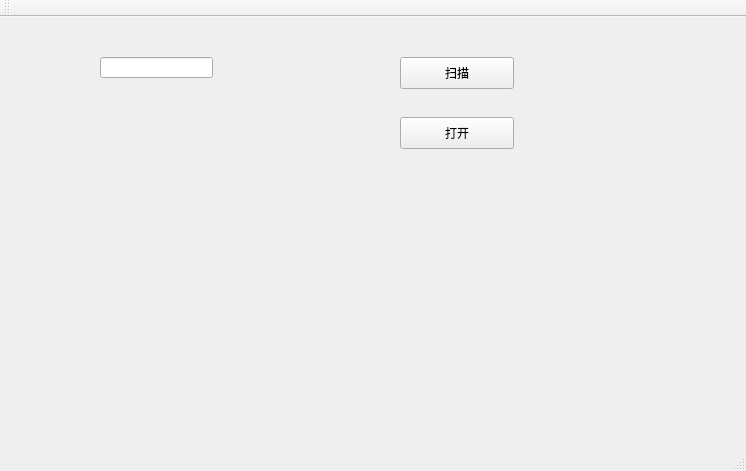
<?xml version="1.0" encoding="UTF-8"?>
<ui version="4.0">
 <class>MainWindow</class>
 <widget class="QMainWindow" name="MainWindow">
  <property name="geometry">
   <rect>
    <x>0</x>
    <y>0</y>
    <width>746</width>
    <height>471</height>
   </rect>
  </property>
  <property name="windowTitle">
   <string>MainWindow</string>
  </property>
  <widget class="QWidget" name="centralWidget">
   <widget class="QPushButton" name="pushButton">
    <property name="geometry">
     <rect>
      <x>400</x>
      <y>100</y>
      <width>114</width>
      <height>32</height>
     </rect>
    </property>
    <property name="text">
     <string>打开</string>
    </property>
   </widget>
   <widget class="QLineEdit" name="lineEdit">
    <property name="geometry">
     <rect>
      <x>100</x>
      <y>40</y>
      <width>113</width>
      <height>21</height>
     </rect>
    </property>
   </widget>
   <widget class="QPushButton" name="scanport">
    <property name="geometry">
     <rect>
      <x>400</x>
      <y>40</y>
      <width>114</width>
      <height>32</height>
     </rect>
    </property>
    <property name="text">
     <string>扫描</string>
    </property>
   </widget>
  </widget>
  <widget class="QMenuBar" name="menuBar">
   <property name="geometry">
    <rect>
     <x>0</x>
     <y>0</y>
     <width>746</width>
     <height>22</height>
    </rect>
   </property>
  </widget>
  <widget class="QToolBar" name="mainToolBar">
   <attribute name="toolBarArea">
    <enum>TopToolBarArea</enum>
   </attribute>
   <attribute name="toolBarBreak">
    <bool>false</bool>
   </attribute>
  </widget>
  <widget class="QStatusBar" name="statusBar"/>
 </widget>
 <layoutdefault spacing="6" margin="11"/>
 <resources/>
 <connections/>
</ui>
